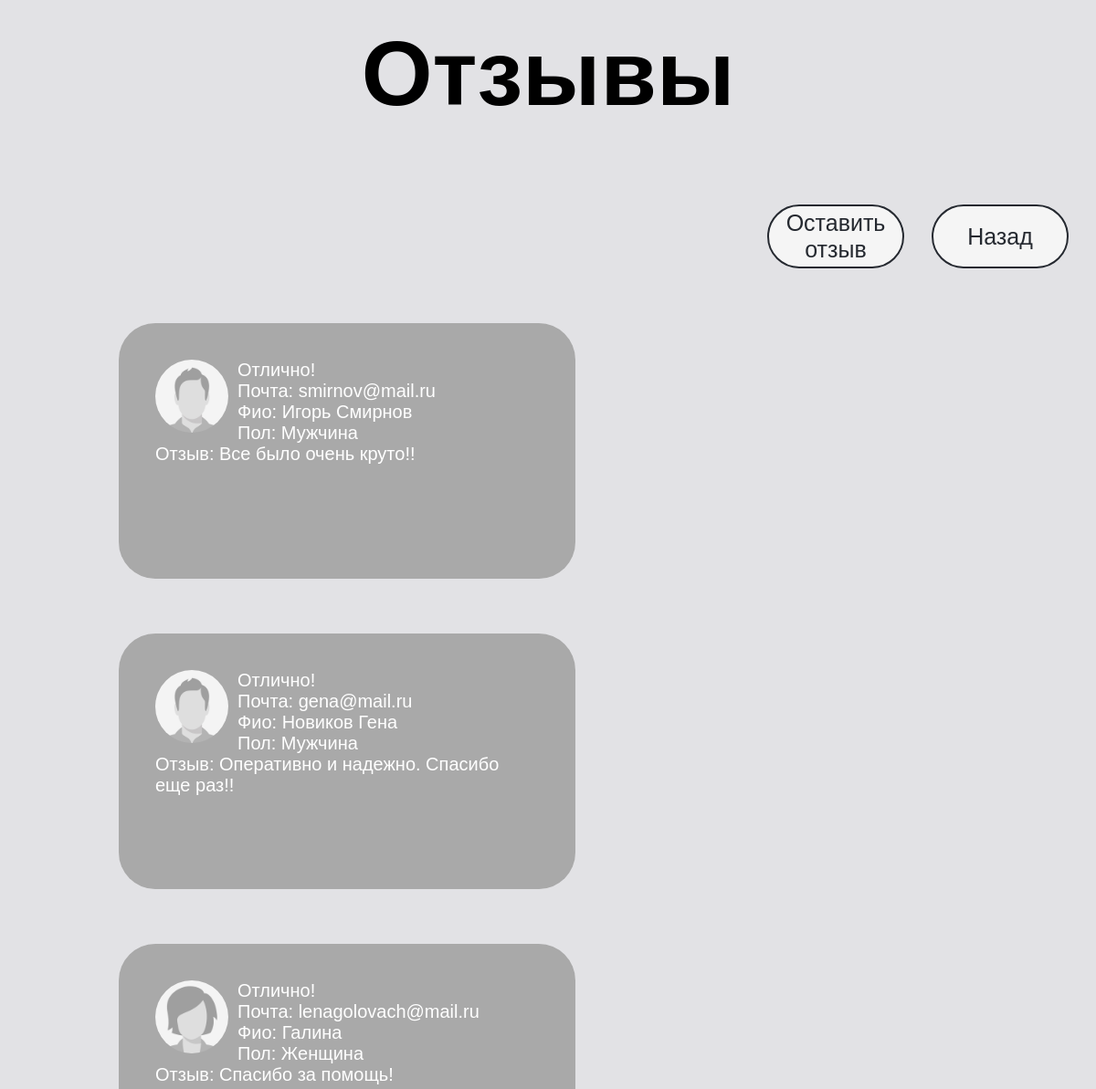
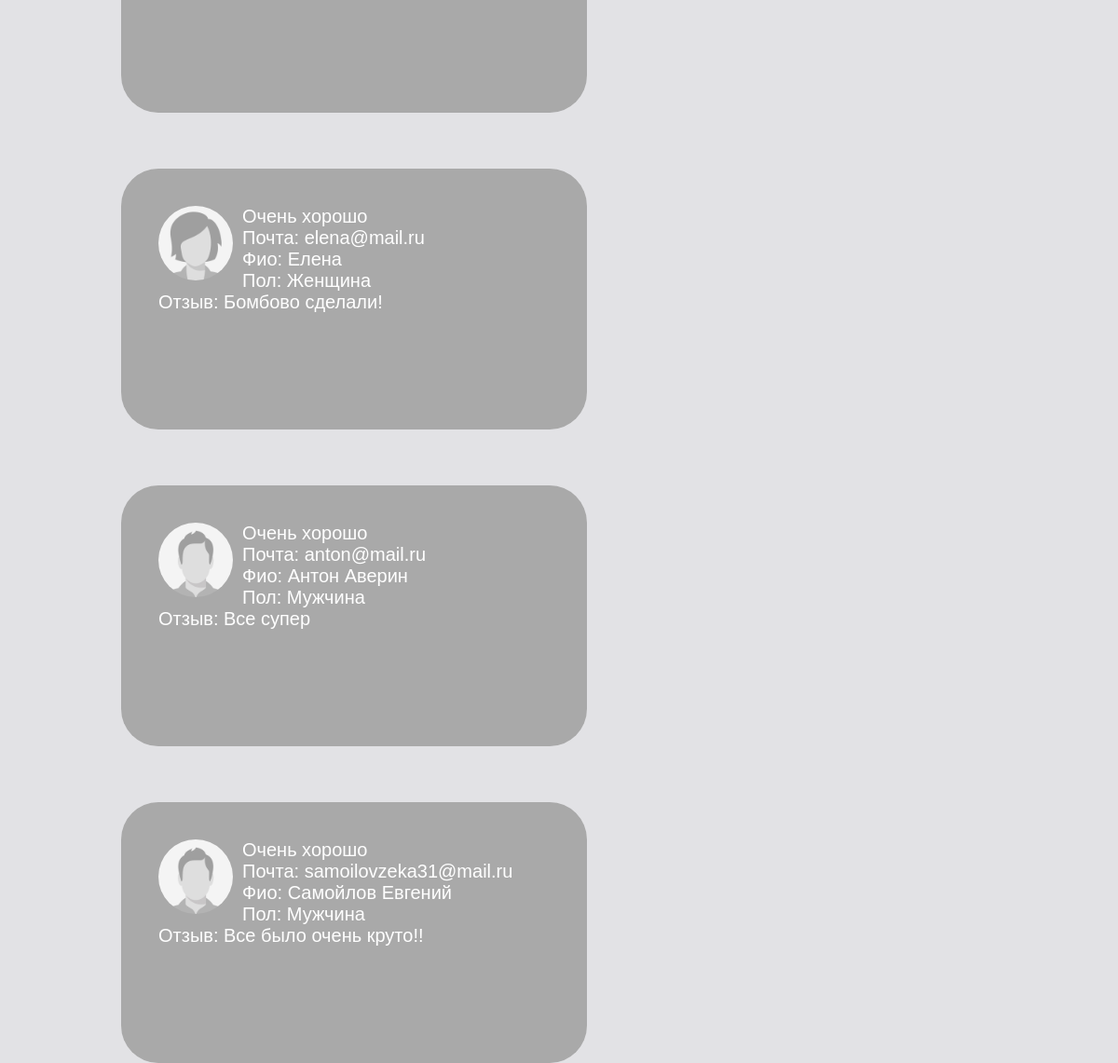
/review/, run on the app's committed database (2 pictures, top to bottom).
### itservice/models.py (models this page shows, shortened)
class review(models.Model):
    Gender = (
        ('Мужчина', 'Мужчина'),
        ('Женщина', 'Женщина')
    )
    Grade = (
        ('Отлично!', 'Отлично!'),
        ('Очень хорошо', 'Очень хорошо'),
        ('Хорошо', 'Хорошо'),
        ('Плохо', 'Плохо'),
        ('Очень плохо', 'Очень плохо'),
    )
    review_fio = models.CharField(max_length=50, verbose_name="Фио")
    review_gender = models.CharField(max_length=15, choices=Gender, default='Мужчина',
                                     verbose_name="Пол")
    review_email = models.EmailField(max_length=50, verbose_name="Почта")
    review_comment = models.CharField(max_length=150, verbose_name="Отзыв")
    review_grade = models.CharField(max_length=15, choices=Grade, default='Отлично!', verbose_name="Оценка")
    class Meta:
        verbose_name = "Отзывы"
        verbose_name_plural = "Отзывы"

### itservice/views.py (the view)
# urls.py: path('review/', views.Rev, name="review"),
def Rev(request):
    reviews = review.objects.all()
    return render(request, 'itservice/review.html', {'reviews': reviews})

### itservice/templates/itservice/review.html
{% extends 'itservice/home.html' %}
{% block content1 %}
<p>Отзывы</p>
{% endblock %}
{% block content %}
<div class="window">
    <div class="buttons">
        <button class="butt-rev"> <a class href="{% url 'review_add' %}">Оставить отзыв</a></button>
        <button class="butt-rev"><a href="{% url 'home' %}">Назад</a></button>
    </div>
<div class="review">
{% for r in reviews%}
    <div class="grade">
        <div class="grade_header">
            {% if r.review_gender == 'Мужчина'%}
            <img class="img" src="/media/photos/review/man.jpg" alt="">
            {% else %}
            <img class="img" src="/media/photos/review/woman.jpg" alt="">
            {% endif %}
        </div>
   <p>{{r.review_grade}}</p>
            <h1>Почта: {{r.review_email}}</h1>
            <p class="">Фио: {{r.review_fio}}</p>
            <p class="">Пол: {{r.review_gender}}</p>
        <p class="">Отзыв: {{r.review_comment}}</p>
    </div>
{% endfor %}
</div>
</div>
{% endblock %}

### itservice/static/itservice/css/home.css (style rules this page uses)
body { width: 100%; height: 100%; display: block; font-weight: initial; font-family: 'Trebuchet MS', Helvetica, sans-serif; background: #e2e2e5; }
.window { height: 80%; width: 100%; }
.review { display: block; height: 100%; width: 100%; padding: 100px; }
.grade { color:white; font-size: 20px; display: block; float: left; margin: 30px; padding: 40px; width: 500px; min-height: 280px; border-radius: 40px; background-color: darkgrey; }
.grade_header { padding-right: 10px; float: left; }
.img { width: 80px; height: 80px; border-radius: 40px; }
.buttons { display: inline-flex; float:right; }
.butt-rev { margin-right: 30px ; text-align: center; background-color: whitesmoke; display: block; position: center; font-size: 25px; -webkit-transition-duration: 0.4s; transition-duration: 0.4s; width: 150px; height: 70px; cursor: pointer; color: #252930; border: 2px solid #252930; border-radius: 40px; }

### data on the page
review: review_grade "Отлично!", review_email "smirnov@mail.ru", review_fio "Игорь Смирнов", review_gender "Мужчина", review_comment "Все было очень круто!!"
review: review_grade "Отлично!", review_email "gena@mail.ru", review_fio "Новиков Гена", review_gender "Мужчина", review_comment "Оперативно и надежно. Спасибо еще раз!!"
review: review_grade "Отлично!", review_email "lenagolovach@mail.ru", review_fio "Галина", review_gender "Женщина", review_comment "Спасибо за помощь!"
review: review_grade "Очень хорошо", review_email "elena@mail.ru", review_fio "Елена", review_gender "Женщина", review_comment "Бомбово сделали!"
review: review_grade "Очень хорошо", review_email "anton@mail.ru", review_fio "Антон Аверин", review_gender "Мужчина", review_comment "Все супер"
review: review_grade "Очень хорошо", review_email "samoilovzeka31@mail.ru", review_fio "Самойлов Евгений", review_gender "Мужчина", review_comment "Все было очень круто!!"
